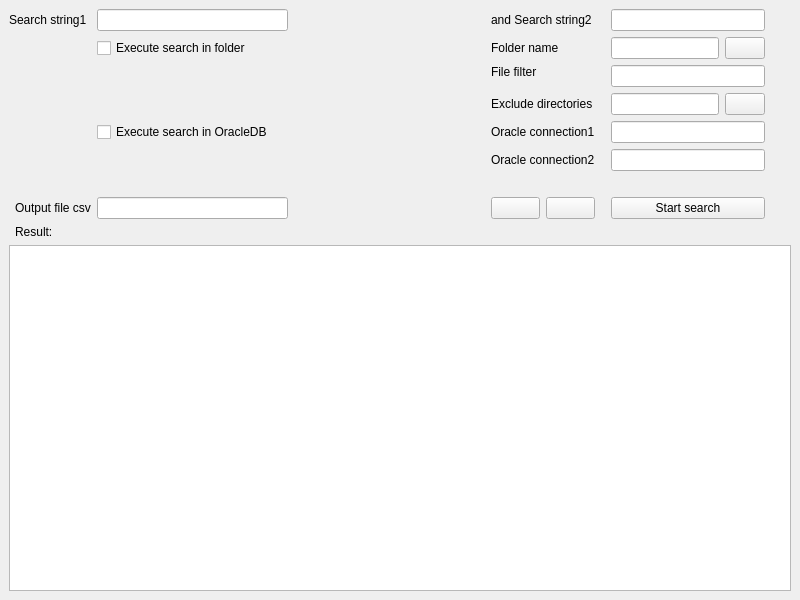
<?xml version="1.0" encoding="UTF-8"?>
<ui version="4.0">
 <class>Ricerca_stringhe_window</class>
 <widget class="QMainWindow" name="Ricerca_stringhe_window">
  <property name="geometry">
   <rect>
    <x>0</x>
    <y>0</y>
    <width>800</width>
    <height>600</height>
   </rect>
  </property>
  <property name="windowTitle">
   <string>Search string in sources of Oracle Forms/Reports</string>
  </property>
  <property name="windowIcon">
   <iconset resource="resource.qrc">
    <normaloff>:/icons/icons/MGrep.ico</normaloff>:/icons/icons/MGrep.ico</iconset>
  </property>
  <widget class="QWidget" name="centralwidget">
   <property name="sizePolicy">
    <sizepolicy hsizetype="Expanding" vsizetype="Expanding">
     <horstretch>0</horstretch>
     <verstretch>0</verstretch>
    </sizepolicy>
   </property>
   <layout class="QGridLayout" name="gridLayout">
    <item row="5" column="7" colspan="3">
     <widget class="QLineEdit" name="e_dboracle1"/>
    </item>
    <item row="6" column="7" colspan="3">
     <widget class="QLineEdit" name="e_dboracle2"/>
    </item>
    <item row="1" column="7" colspan="2">
     <widget class="QLineEdit" name="e_pathname"/>
    </item>
    <item row="2" column="7" rowspan="2" colspan="3">
     <widget class="QLineEdit" name="e_filter"/>
    </item>
    <item row="4" column="4" colspan="3">
     <widget class="QLabel" name="l_excludepath">
      <property name="text">
       <string>Exclude directories</string>
      </property>
      <property name="buddy">
       <cstring>e_excludepath</cstring>
      </property>
     </widget>
    </item>
    <item row="12" column="0" colspan="11">
     <widget class="QListView" name="o_lst1">
      <property name="editTriggers">
       <set>QAbstractItemView::NoEditTriggers</set>
      </property>
     </widget>
    </item>
    <item row="1" column="9">
     <widget class="QPushButton" name="b_pathname">
      <property name="text">
       <string/>
      </property>
      <property name="icon">
       <iconset resource="resource.qrc">
        <normaloff>:/icons/icons/folder.gif</normaloff>:/icons/icons/folder.gif</iconset>
      </property>
     </widget>
    </item>
    <item row="5" column="4" colspan="2">
     <widget class="QLabel" name="l_dboracle1">
      <property name="text">
       <string>Oracle connection1</string>
      </property>
      <property name="buddy">
       <cstring>e_dboracle1</cstring>
      </property>
     </widget>
    </item>
    <item row="1" column="2">
     <widget class="QCheckBox" name="c_flsearch">
      <property name="text">
       <string>Execute search in folder</string>
      </property>
     </widget>
    </item>
    <item row="6" column="4" colspan="2">
     <widget class="QLabel" name="l_dboracle2">
      <property name="text">
       <string>Oracle connection2</string>
      </property>
      <property name="buddy">
       <cstring>e_dboracle2</cstring>
      </property>
     </widget>
    </item>
    <item row="7" column="3">
     <spacer name="horizontalSpacer">
      <property name="orientation">
       <enum>Qt::Horizontal</enum>
      </property>
      <property name="sizeHint" stdset="0">
       <size>
        <width>40</width>
        <height>20</height>
       </size>
      </property>
     </spacer>
    </item>
    <item row="4" column="7" colspan="2">
     <widget class="QLineEdit" name="e_excludepath"/>
    </item>
    <item row="10" column="4">
     <widget class="QPushButton" name="b_save_pref">
      <property name="toolTip">
       <string>&lt;html&gt;&lt;head/&gt;&lt;body&gt;&lt;p&gt;Save the search data in order to be retrieved at the next start of SmiGrep&lt;/p&gt;&lt;/body&gt;&lt;/html&gt;</string>
      </property>
      <property name="text">
       <string/>
      </property>
      <property name="icon">
       <iconset resource="resource.qrc">
        <normaloff>:/icons/icons/disk.gif</normaloff>:/icons/icons/disk.gif</iconset>
      </property>
     </widget>
    </item>
    <item row="10" column="5">
     <widget class="QPushButton" name="b_add_line">
      <property name="toolTip">
       <string>&lt;html&gt;&lt;head/&gt;&lt;body&gt;&lt;p&gt;Add the selected line to 'My favorites files&lt;/p&gt;&lt;/body&gt;&lt;/html&gt;</string>
      </property>
      <property name="text">
       <string/>
      </property>
      <property name="icon">
       <iconset resource="resource.qrc">
        <normaloff>:/icons/icons/add.gif</normaloff>:/icons/icons/add.gif</iconset>
      </property>
     </widget>
    </item>
    <item row="1" column="10">
     <spacer name="horizontalSpacer_3">
      <property name="orientation">
       <enum>Qt::Horizontal</enum>
      </property>
      <property name="sizeType">
       <enum>QSizePolicy::Fixed</enum>
      </property>
      <property name="sizeHint" stdset="0">
       <size>
        <width>20</width>
        <height>20</height>
       </size>
      </property>
     </spacer>
    </item>
    <item row="10" column="7" colspan="3">
     <widget class="QPushButton" name="b_search">
      <property name="toolTip">
       <string/>
      </property>
      <property name="statusTip">
       <string/>
      </property>
      <property name="whatsThis">
       <string/>
      </property>
      <property name="text">
       <string>Start search</string>
      </property>
      <property name="icon">
       <iconset resource="resource.qrc">
        <normaloff>:/icons/icons/go.gif</normaloff>:/icons/icons/go.gif</iconset>
      </property>
     </widget>
    </item>
    <item row="0" column="4" colspan="3">
     <widget class="QLabel" name="l_stringa2">
      <property name="text">
       <string>and Search string2</string>
      </property>
      <property name="buddy">
       <cstring>e_stringa2</cstring>
      </property>
     </widget>
    </item>
    <item row="2" column="4">
     <widget class="QLabel" name="l_filter">
      <property name="text">
       <string>File filter</string>
      </property>
      <property name="buddy">
       <cstring>e_filter</cstring>
      </property>
     </widget>
    </item>
    <item row="5" column="2">
     <widget class="QCheckBox" name="c_dbsearch">
      <property name="text">
       <string>Execute search in OracleDB</string>
      </property>
     </widget>
    </item>
    <item row="10" column="2">
     <widget class="QLineEdit" name="e_outputfile"/>
    </item>
    <item row="1" column="4" colspan="2">
     <widget class="QLabel" name="l_pathname">
      <property name="text">
       <string>Folder name</string>
      </property>
      <property name="buddy">
       <cstring>e_pathname</cstring>
      </property>
     </widget>
    </item>
    <item row="10" column="1">
     <widget class="QLabel" name="l_outputfile">
      <property name="text">
       <string>Output file csv</string>
      </property>
      <property name="buddy">
       <cstring>e_outputfile</cstring>
      </property>
     </widget>
    </item>
    <item row="0" column="0" colspan="2">
     <widget class="QLabel" name="l_stringa1">
      <property name="text">
       <string>Search string1</string>
      </property>
      <property name="buddy">
       <cstring>e_stringa1</cstring>
      </property>
     </widget>
    </item>
    <item row="0" column="2">
     <widget class="QLineEdit" name="e_stringa1"/>
    </item>
    <item row="4" column="9">
     <widget class="QPushButton" name="b_excludepath">
      <property name="text">
       <string/>
      </property>
      <property name="icon">
       <iconset resource="resource.qrc">
        <normaloff>:/icons/icons/folder.gif</normaloff>:/icons/icons/folder.gif</iconset>
      </property>
     </widget>
    </item>
    <item row="0" column="7" colspan="3">
     <widget class="QLineEdit" name="e_stringa2"/>
    </item>
    <item row="11" column="1">
     <widget class="QLabel" name="l_risultati">
      <property name="text">
       <string>Result:</string>
      </property>
     </widget>
    </item>
   </layout>
  </widget>
 </widget>
 <tabstops>
  <tabstop>e_stringa1</tabstop>
  <tabstop>e_stringa2</tabstop>
  <tabstop>c_flsearch</tabstop>
  <tabstop>e_pathname</tabstop>
  <tabstop>b_pathname</tabstop>
  <tabstop>e_filter</tabstop>
  <tabstop>e_excludepath</tabstop>
  <tabstop>b_excludepath</tabstop>
  <tabstop>c_dbsearch</tabstop>
  <tabstop>e_dboracle1</tabstop>
  <tabstop>e_dboracle2</tabstop>
  <tabstop>e_outputfile</tabstop>
  <tabstop>b_save_pref</tabstop>
  <tabstop>b_add_line</tabstop>
  <tabstop>b_search</tabstop>
  <tabstop>o_lst1</tabstop>
 </tabstops>
 <resources>
  <include location="resource.qrc"/>
 </resources>
 <connections>
  <connection>
   <sender>o_lst1</sender>
   <signal>doubleClicked(QModelIndex)</signal>
   <receiver>Ricerca_stringhe_window</receiver>
   <slot>o_lst1_slot()</slot>
   <hints>
    <hint type="sourcelabel">
     <x>499</x>
     <y>773</y>
    </hint>
    <hint type="destinationlabel">
     <x>504</x>
     <y>456</y>
    </hint>
   </hints>
  </connection>
  <connection>
   <sender>b_save_pref</sender>
   <signal>clicked()</signal>
   <receiver>Ricerca_stringhe_window</receiver>
   <slot>b_save_slot()</slot>
   <hints>
    <hint type="sourcelabel">
     <x>480</x>
     <y>408</y>
    </hint>
    <hint type="destinationlabel">
     <x>399</x>
     <y>210</y>
    </hint>
   </hints>
  </connection>
  <connection>
   <sender>b_add_line</sender>
   <signal>clicked()</signal>
   <receiver>Ricerca_stringhe_window</receiver>
   <slot>b_add_line_slot()</slot>
   <hints>
    <hint type="sourcelabel">
     <x>599</x>
     <y>408</y>
    </hint>
    <hint type="destinationlabel">
     <x>415</x>
     <y>202</y>
    </hint>
   </hints>
  </connection>
  <connection>
   <sender>b_pathname</sender>
   <signal>clicked()</signal>
   <receiver>Ricerca_stringhe_window</receiver>
   <slot>b_pathname_slot()</slot>
   <hints>
    <hint type="sourcelabel">
     <x>617</x>
     <y>52</y>
    </hint>
    <hint type="destinationlabel">
     <x>618</x>
     <y>59</y>
    </hint>
   </hints>
  </connection>
  <connection>
   <sender>b_excludepath</sender>
   <signal>clicked()</signal>
   <receiver>Ricerca_stringhe_window</receiver>
   <slot>b_excludepath_slot()</slot>
   <hints>
    <hint type="sourcelabel">
     <x>617</x>
     <y>148</y>
    </hint>
    <hint type="destinationlabel">
     <x>613</x>
     <y>128</y>
    </hint>
   </hints>
  </connection>
  <connection>
   <sender>b_search</sender>
   <signal>clicked()</signal>
   <receiver>Ricerca_stringhe_window</receiver>
   <slot>b_search_slot()</slot>
   <hints>
    <hint type="sourcelabel">
     <x>957</x>
     <y>408</y>
    </hint>
    <hint type="destinationlabel">
     <x>621</x>
     <y>211</y>
    </hint>
   </hints>
  </connection>
 </connections>
 <slots>
  <slot>b_pathname_slot()</slot>
  <slot>b_save_slot()</slot>
  <slot>b_excludepath_slot()</slot>
  <slot>b_search_slot()</slot>
  <slot>b_add_line_slot()</slot>
  <slot>o_lst1_slot()</slot>
 </slots>
</ui>
